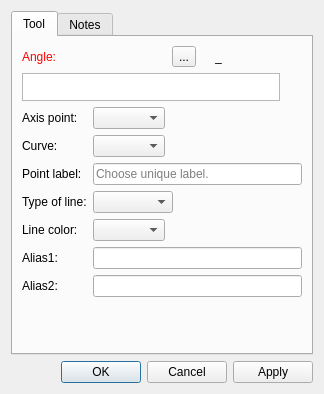
<?xml version="1.0" encoding="UTF-8"?>
<ui version="4.0">
 <class>DialogCurveIntersectAxis</class>
 <widget class="QDialog" name="DialogCurveIntersectAxis">
  <property name="geometry">
   <rect>
    <x>0</x>
    <y>0</y>
    <width>324</width>
    <height>394</height>
   </rect>
  </property>
  <property name="windowTitle">
   <string>Point intersect curve and axis</string>
  </property>
  <property name="windowIcon">
   <iconset resource="../../../vmisc/share/resources/icon.qrc">
    <normaloff>:/icon/64x64/icon64x64.png</normaloff>:/icon/64x64/icon64x64.png</iconset>
  </property>
  <layout class="QVBoxLayout" name="verticalLayout_2">
   <item>
    <widget class="QTabWidget" name="tabWidget">
     <property name="currentIndex">
      <number>0</number>
     </property>
     <widget class="QWidget" name="tab">
      <attribute name="title">
       <string>Tool</string>
      </attribute>
      <layout class="QVBoxLayout" name="verticalLayout">
       <item>
        <layout class="QHBoxLayout" name="horizontalLayout_9">
         <item alignment="Qt::AlignLeft">
          <widget class="QLabel" name="labelEditFormula">
           <property name="sizePolicy">
            <sizepolicy hsizetype="Fixed" vsizetype="Preferred">
             <horstretch>0</horstretch>
             <verstretch>0</verstretch>
            </sizepolicy>
           </property>
           <property name="palette">
            <palette>
             <active>
              <colorrole role="WindowText">
               <brush brushstyle="SolidPattern">
                <color alpha="255">
                 <red>255</red>
                 <green>0</green>
                 <blue>0</blue>
                </color>
               </brush>
              </colorrole>
             </active>
             <inactive>
              <colorrole role="WindowText">
               <brush brushstyle="SolidPattern">
                <color alpha="255">
                 <red>255</red>
                 <green>0</green>
                 <blue>0</blue>
                </color>
               </brush>
              </colorrole>
             </inactive>
             <disabled>
              <colorrole role="WindowText">
               <brush brushstyle="SolidPattern">
                <color alpha="255">
                 <red>159</red>
                 <green>158</green>
                 <blue>158</blue>
                </color>
               </brush>
              </colorrole>
             </disabled>
            </palette>
           </property>
           <property name="text">
            <string>Angle:</string>
           </property>
          </widget>
         </item>
         <item>
          <spacer name="horizontalSpacer_2">
           <property name="orientation">
            <enum>Qt::Horizontal</enum>
           </property>
           <property name="sizeHint" stdset="0">
            <size>
             <width>40</width>
             <height>20</height>
            </size>
           </property>
          </spacer>
         </item>
         <item alignment="Qt::AlignRight">
          <widget class="QToolButton" name="toolButtonExprAngle">
           <property name="toolTip">
            <string>Formula wizard</string>
           </property>
           <property name="text">
            <string notr="true">...</string>
           </property>
           <property name="icon">
            <iconset resource="../../../vmisc/share/resources/icon.qrc">
             <normaloff>:/icon/24x24/fx.png</normaloff>:/icon/24x24/fx.png</iconset>
           </property>
           <property name="iconSize">
            <size>
             <width>24</width>
             <height>24</height>
            </size>
           </property>
          </widget>
         </item>
         <item alignment="Qt::AlignRight">
          <widget class="QLabel" name="label_3">
           <property name="text">
            <string/>
           </property>
           <property name="pixmap">
            <pixmap resource="../../../vmisc/share/resources/icon.qrc">:/icon/24x24/equal.png</pixmap>
           </property>
          </widget>
         </item>
         <item alignment="Qt::AlignRight">
          <widget class="QLabel" name="labelResultCalculation">
           <property name="sizePolicy">
            <sizepolicy hsizetype="Fixed" vsizetype="Preferred">
             <horstretch>0</horstretch>
             <verstretch>0</verstretch>
            </sizepolicy>
           </property>
           <property name="minimumSize">
            <size>
             <width>87</width>
             <height>0</height>
            </size>
           </property>
           <property name="toolTip">
            <string>Value</string>
           </property>
           <property name="text">
            <string notr="true">_</string>
           </property>
          </widget>
         </item>
        </layout>
       </item>
       <item>
        <layout class="QHBoxLayout" name="horizontalLayout">
         <item>
          <widget class="VPlainTextEdit" name="plainTextEditFormula">
           <property name="sizePolicy">
            <sizepolicy hsizetype="Expanding" vsizetype="Preferred">
             <horstretch>0</horstretch>
             <verstretch>0</verstretch>
            </sizepolicy>
           </property>
           <property name="maximumSize">
            <size>
             <width>16777215</width>
             <height>28</height>
            </size>
           </property>
           <property name="baseSize">
            <size>
             <width>4</width>
             <height>0</height>
            </size>
           </property>
           <property name="toolTip">
            <string>Calculation</string>
           </property>
           <property name="tabChangesFocus">
            <bool>true</bool>
           </property>
           <property name="lineWrapMode">
            <enum>QPlainTextEdit::NoWrap</enum>
           </property>
          </widget>
         </item>
         <item>
          <widget class="QPushButton" name="pushButtonGrowLengthAngle">
           <property name="maximumSize">
            <size>
             <width>16</width>
             <height>16</height>
            </size>
           </property>
           <property name="toolTip">
            <string>&lt;html&gt;&lt;head/&gt;&lt;body&gt;&lt;p&gt;Show full calculation in message box&lt;/p&gt;&lt;/body&gt;&lt;/html&gt;</string>
           </property>
           <property name="text">
            <string notr="true"/>
           </property>
           <property name="icon">
            <iconset theme="go-down">
             <normaloff>.</normaloff>.</iconset>
           </property>
           <property name="iconSize">
            <size>
             <width>16</width>
             <height>16</height>
            </size>
           </property>
           <property name="flat">
            <bool>true</bool>
           </property>
          </widget>
         </item>
        </layout>
       </item>
       <item>
        <layout class="QFormLayout" name="formLayout">
         <property name="fieldGrowthPolicy">
          <enum>QFormLayout::ExpandingFieldsGrow</enum>
         </property>
         <item row="0" column="0">
          <widget class="QLabel" name="label_4">
           <property name="sizePolicy">
            <sizepolicy hsizetype="Preferred" vsizetype="Preferred">
             <horstretch>0</horstretch>
             <verstretch>0</verstretch>
            </sizepolicy>
           </property>
           <property name="text">
            <string>Axis point:</string>
           </property>
          </widget>
         </item>
         <item row="0" column="1">
          <widget class="QComboBox" name="comboBoxAxisPoint">
           <property name="toolTip">
            <string/>
           </property>
          </widget>
         </item>
         <item row="1" column="0">
          <widget class="QLabel" name="label_5">
           <property name="sizePolicy">
            <sizepolicy hsizetype="Preferred" vsizetype="Preferred">
             <horstretch>0</horstretch>
             <verstretch>0</verstretch>
            </sizepolicy>
           </property>
           <property name="text">
            <string>Curve:</string>
           </property>
          </widget>
         </item>
         <item row="1" column="1">
          <widget class="QComboBox" name="comboBoxCurve"/>
         </item>
         <item row="2" column="0">
          <widget class="QLabel" name="labelEditNamePoint">
           <property name="sizePolicy">
            <sizepolicy hsizetype="Preferred" vsizetype="Preferred">
             <horstretch>0</horstretch>
             <verstretch>0</verstretch>
            </sizepolicy>
           </property>
           <property name="text">
            <string>Point label:</string>
           </property>
          </widget>
         </item>
         <item row="2" column="1">
          <widget class="QLineEdit" name="lineEditNamePoint">
           <property name="sizePolicy">
            <sizepolicy hsizetype="Expanding" vsizetype="Fixed">
             <horstretch>0</horstretch>
             <verstretch>0</verstretch>
            </sizepolicy>
           </property>
           <property name="toolTip">
            <string>Unique label</string>
           </property>
           <property name="placeholderText">
            <string>Choose unique label.</string>
           </property>
          </widget>
         </item>
         <item row="3" column="0">
          <widget class="QLabel" name="label_7">
           <property name="text">
            <string>Type of line:</string>
           </property>
          </widget>
         </item>
         <item row="3" column="1">
          <widget class="QComboBox" name="comboBoxLineType">
           <property name="minimumSize">
            <size>
             <width>80</width>
             <height>0</height>
            </size>
           </property>
           <property name="maximumSize">
            <size>
             <width>110</width>
             <height>16777215</height>
            </size>
           </property>
           <property name="iconSize">
            <size>
             <width>80</width>
             <height>14</height>
            </size>
           </property>
          </widget>
         </item>
         <item row="4" column="0">
          <widget class="QLabel" name="label">
           <property name="text">
            <string>Line color:</string>
           </property>
          </widget>
         </item>
         <item row="4" column="1">
          <widget class="QComboBox" name="comboBoxLineColor"/>
         </item>
         <item row="5" column="0">
          <widget class="QLabel" name="labelAlias1">
           <property name="text">
            <string>Alias1:</string>
           </property>
          </widget>
         </item>
         <item row="5" column="1">
          <widget class="QLineEdit" name="lineEditAlias1">
           <property name="clearButtonEnabled">
            <bool>true</bool>
           </property>
          </widget>
         </item>
         <item row="6" column="0">
          <widget class="QLabel" name="labelAlias2">
           <property name="text">
            <string>Alias2:</string>
           </property>
          </widget>
         </item>
         <item row="6" column="1">
          <widget class="QLineEdit" name="lineEditAlias2">
           <property name="clearButtonEnabled">
            <bool>true</bool>
           </property>
          </widget>
         </item>
        </layout>
       </item>
       <item>
        <spacer name="verticalSpacer">
         <property name="orientation">
          <enum>Qt::Vertical</enum>
         </property>
         <property name="sizeHint" stdset="0">
          <size>
           <width>20</width>
           <height>40</height>
          </size>
         </property>
        </spacer>
       </item>
      </layout>
     </widget>
     <widget class="QWidget" name="tab_2">
      <attribute name="title">
       <string>Notes</string>
      </attribute>
      <layout class="QVBoxLayout" name="verticalLayout_3">
       <item>
        <widget class="QPlainTextEdit" name="plainTextEditToolNotes"/>
       </item>
      </layout>
     </widget>
    </widget>
   </item>
   <item>
    <widget class="QDialogButtonBox" name="buttonBox">
     <property name="orientation">
      <enum>Qt::Horizontal</enum>
     </property>
     <property name="standardButtons">
      <set>QDialogButtonBox::Apply|QDialogButtonBox::Cancel|QDialogButtonBox::Ok</set>
     </property>
    </widget>
   </item>
  </layout>
 </widget>
 <customwidgets>
  <customwidget>
   <class>VPlainTextEdit</class>
   <extends>QPlainTextEdit</extends>
   <header>../vwidgets/vplaintextedit.h</header>
  </customwidget>
 </customwidgets>
 <tabstops>
  <tabstop>plainTextEditFormula</tabstop>
  <tabstop>pushButtonGrowLengthAngle</tabstop>
  <tabstop>comboBoxAxisPoint</tabstop>
  <tabstop>comboBoxCurve</tabstop>
  <tabstop>lineEditNamePoint</tabstop>
  <tabstop>comboBoxLineType</tabstop>
  <tabstop>buttonBox</tabstop>
 </tabstops>
 <resources>
  <include location="../../../vmisc/share/resources/icon.qrc"/>
 </resources>
 <connections>
  <connection>
   <sender>buttonBox</sender>
   <signal>accepted()</signal>
   <receiver>DialogCurveIntersectAxis</receiver>
   <slot>accept()</slot>
   <hints>
    <hint type="sourcelabel">
     <x>248</x>
     <y>254</y>
    </hint>
    <hint type="destinationlabel">
     <x>157</x>
     <y>274</y>
    </hint>
   </hints>
  </connection>
  <connection>
   <sender>buttonBox</sender>
   <signal>rejected()</signal>
   <receiver>DialogCurveIntersectAxis</receiver>
   <slot>reject()</slot>
   <hints>
    <hint type="sourcelabel">
     <x>316</x>
     <y>260</y>
    </hint>
    <hint type="destinationlabel">
     <x>286</x>
     <y>274</y>
    </hint>
   </hints>
  </connection>
 </connections>
</ui>
